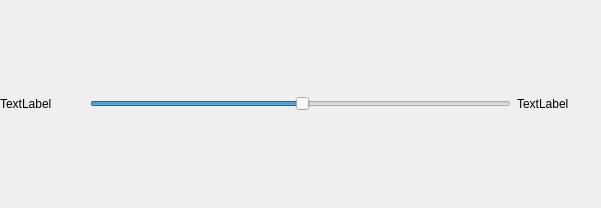
<?xml version="1.0" encoding="UTF-8"?>
<ui version="4.0">
 <class>C_SyvDaItDashboardSliderWidget</class>
 <widget class="QWidget" name="C_SyvDaItDashboardSliderWidget">
  <property name="geometry">
   <rect>
    <x>0</x>
    <y>0</y>
    <width>601</width>
    <height>208</height>
   </rect>
  </property>
  <property name="windowTitle">
   <string>Form</string>
  </property>
  <layout class="QHBoxLayout" name="horizontalLayout" stretch="2,10,2">
   <property name="leftMargin">
    <number>0</number>
   </property>
   <property name="topMargin">
    <number>0</number>
   </property>
   <property name="rightMargin">
    <number>0</number>
   </property>
   <property name="bottomMargin">
    <number>0</number>
   </property>
   <item>
    <widget class="stw::opensyde_gui_elements::C_OgeLabDashboardDefault" name="pc_LabelMin">
     <property name="text">
      <string>TextLabel</string>
     </property>
    </widget>
   </item>
   <item>
    <widget class="stw::opensyde_gui_elements::C_OgeSliDashboard" name="pc_HorizontalSlider">
     <property name="value">
      <number>50</number>
     </property>
     <property name="orientation">
      <enum>Qt::Horizontal</enum>
     </property>
    </widget>
   </item>
   <item>
    <widget class="stw::opensyde_gui_elements::C_OgeLabDashboardDefault" name="pc_LabelMax">
     <property name="text">
      <string>TextLabel</string>
     </property>
    </widget>
   </item>
  </layout>
 </widget>
 <customwidgets>
  <customwidget>
   <class>stw::opensyde_gui_elements::C_OgeSliDashboard</class>
   <extends>QSlider</extends>
   <header>C_OgeSliDashboard.hpp</header>
  </customwidget>
  <customwidget>
   <class>stw::opensyde_gui_elements::C_OgeLabDashboardDefault</class>
   <extends>QLabel</extends>
   <header>C_OgeLabDashboardDefault.hpp</header>
  </customwidget>
 </customwidgets>
 <resources/>
 <connections/>
</ui>
